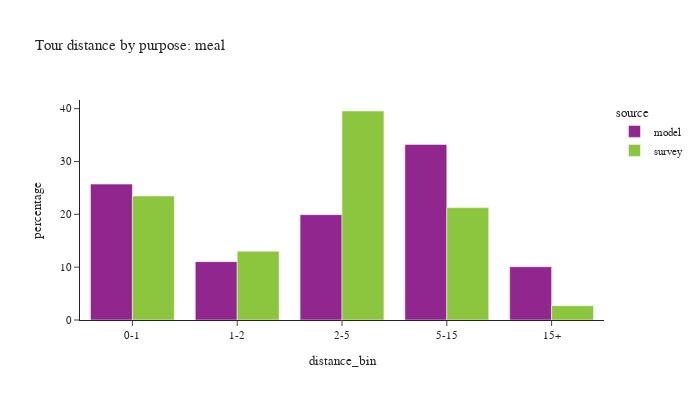

Notebook code cell kept with this figure:
### Code cell
plot_bins(tour, tour['pdpurp'] == 6, 'meal')

### Figure 1 — Plotly figure (JSON) as saved in the notebook; plotly's stock layout.template omitted (floating-point values rounded to 4 significant figures)
{"data": [{"alignmentgroup": "True", "customdata": [[11943], [5129], [9259], [15428], [4682]], "hovertemplate": "source=model<br>distance_bin=%{x}<br>percentage=%{y}<br>sample count=%{customdata[0]}<extra></extra>", "legendgroup": "model", "marker": {"color": "#91268F", "pattern": {"shape": ""}}, "name": "model", "offsetgroup": "model", "orientation": "v", "showlegend": true, "textposition": "auto", "type": "bar", "x": ["0-1", "1-2", "2-5", "5-15", "15+"], "xaxis": "x", "y": [25.72, 11.04, 19.94, 33.22, 10.08], "yaxis": "y"}, {"alignmentgroup": "True", "customdata": [[337], [132], [227], [136], [42]], "hovertemplate": "source=survey<br>distance_bin=%{x}<br>percentage=%{y}<br>sample count=%{customdata[0]}<extra></extra>", "legendgroup": "survey", "marker": {"color": "#8CC63E", "pattern": {"shape": ""}}, "name": "survey", "offsetgroup": "survey", "orientation": "v", "showlegend": true, "textposition": "auto", "type": "bar", "x": ["0-1", "1-2", "2-5", "5-15", "15+"], "xaxis": "x", "y": [23.47, 13.0, 39.55, 21.27, 2.702], "yaxis": "y"}], "layout": {"barmode": "group", "font": {"size": 11}, "height": 400, "legend": {"title": {"text": "source"}, "tracegroupgap": 0}, "title": {"text": "Tour distance by purpose: meal"}, "width": 700, "xaxis": {"anchor": "y", "domain": [0.0, 1.0], "title": {"text": "distance_bin"}}, "yaxis": {"anchor": "x", "domain": [0.0, 1.0], "title": {"text": "percentage"}}}}
